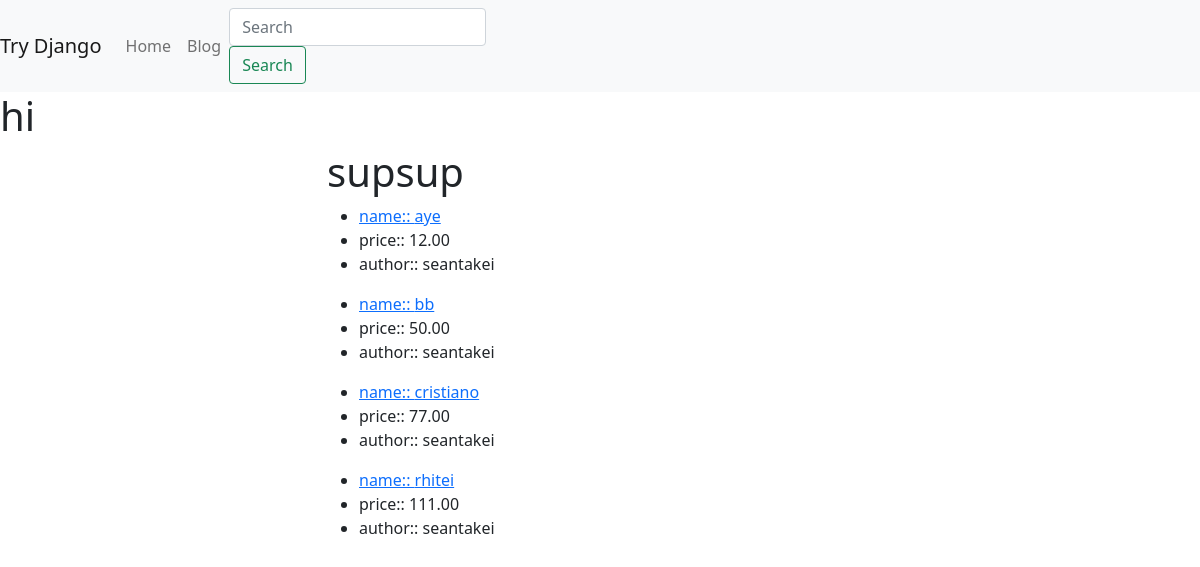
The page /price/list/ on the database as committed earlier.
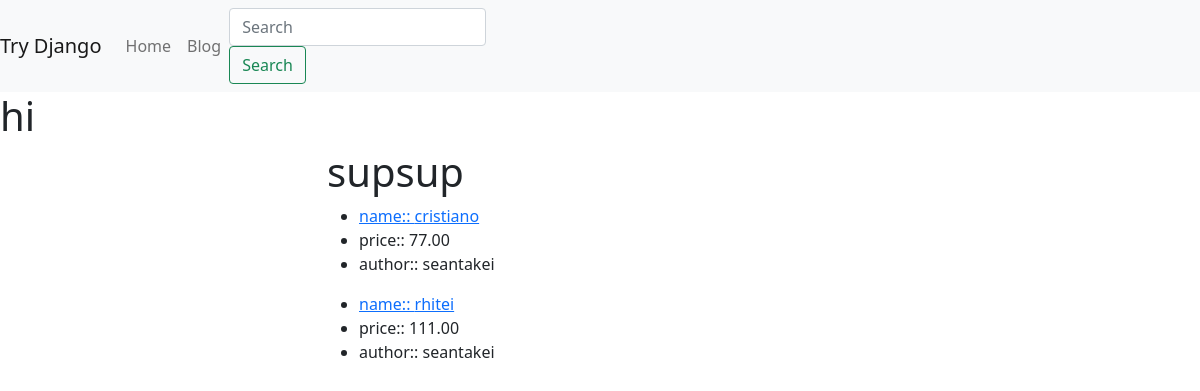
The same page on the database as committed later.
### price/models.py (models this page shows, shortened)
class Price(models.Model):
	name= models.CharField(max_length=50)
	price= models.DecimalField(max_digits= 5, decimal_places=2)
	author= models.ForeignKey(User, on_delete= models.CASCADE)
	objects= PriceManager()

### price/views.py (the view)
# urls.py: path('list/', price_list_view , name='price_list'),
def price_list_view(request):
	context={
		'prices': Price.objects.all().maxtomin()
	}
	return render(request, 'price/price_list.html', context)

### price/models.py (called while the page is built)
	def maxtomin(self):
		return self.order_by('price')

	def get_queryset(self):
		return PriceQuerySet(self.model, using=self._db)

### price/templates/price/price_list.html
{% extends "base.html" %}
{% block content %}
  <h1> supsup</h1>
  {% for price in prices %}
  <ul class="priceul">
    <li><a href=" {% url 'price_detail' price.id %} "> name:: {{ price.name }}</a></li>
    <li> price:: {{ price.price }}</li>
    <li> author:: {{ price.author }} </li>
  </ul>
  {% endfor %}
{% endblock content %}

### templates/base.html (shortened to what this page needs)
<!doctype html>
<html lang="en">
  <head>
    <link href="https://cdn.jsdelivr.net/npm/bootstrap@5.1.0/dist/css/bootstrap.min.css" rel="stylesheet">
  </head>
  <body>
<nav class="navbar navbar-expand-lg navbar-light bg-light">
  <a class="navbar-brand" href="/">Try Django</a>
  <div class="collapse navbar-collapse" id="navbarSupportedContent">
    <ul class="navbar-nav mr-auto">
      <li class="nav-item">
        <a class="nav-link" href="/">Home</a>
      </li>
      <li class="nav-item">
        <a class="nav-link" href="/blog">Blog</a>
      </li>
    </ul>
    <form class="form-inline my-2 my-lg-0" action='/search/'>
      <input class="form-control mr-sm-2" type="search" name='q' placeholder="Search" aria-label="Search">
      <button class="btn btn-outline-success my-2 my-sm-0" type="submit">Search</button>
    </form>
  </div>
</nav>
    <h1>hi</h1>
    <div class='container'>
      <div class='row'>
        <div class='col-6 mx-auto'>
          {% block content %}{% endblock %}
        </div>
      </div>
    </div>
  </body>
</html>

Rows that differ between the two databases and show on the page:
removed Price: name "aye", price "12.00", author "seantakei"
removed Price: name "bb", price "50.00", author "seantakei"
